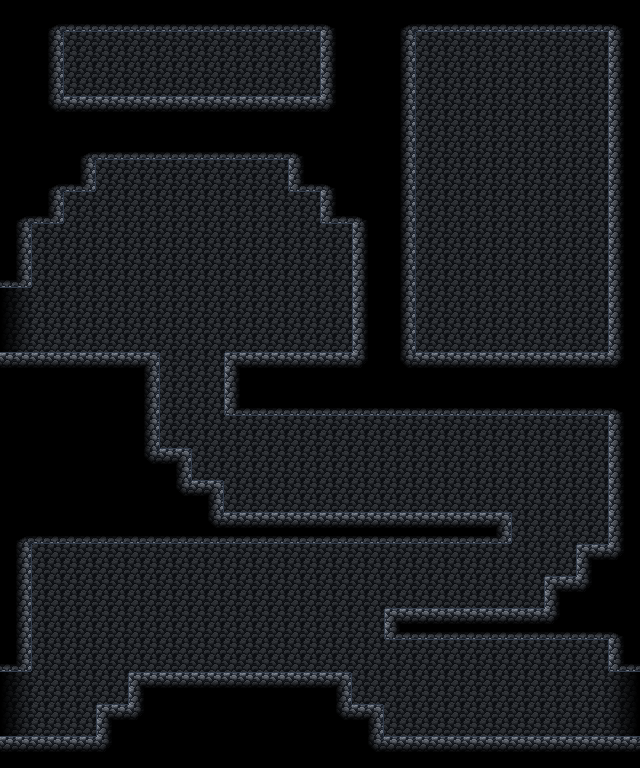

A 2D game scene composited from a Tiled map and its tileset images. What follows is a short description and the map's XML, with each tile layer's data collapsed to a summary:
An orthogonal 40x48 tile map with 16x16 px tiles, 2 tile layers (Camada de Blocos 2, Camada de Blocos 1).

<map version="1.9" tiledversion="1.9.2" orientation="orthogonal" renderorder="right-down" width="40" height="48" tilewidth="16" tileheight="16" infinite="0" nextlayerid="3" nextobjectid="1">
 <tileset firstgid="1" source="CaveTileMap.tsx" />
 <layer id="2" name="Camada de Blocos 2" width="40" height="48">
  <data>[1920 cells, 1920 non-empty, 5 distinct tile ids]</data>
 </layer>
 <layer id="1" name="Camada de Blocos 1" width="40" height="48">
  <data>[1920 cells, 864 non-empty, 13 distinct tile ids]</data>
 </layer>
</map>
